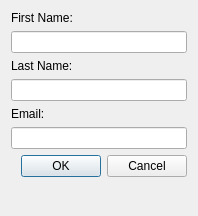
<?xml version="1.0" encoding="UTF-8"?>
<ui version="4.0">
 <class>Dialog</class>
 <widget class="QDialog" name="Dialog">
  <property name="geometry">
   <rect>
    <x>0</x>
    <y>0</y>
    <width>198</width>
    <height>216</height>
   </rect>
  </property>
  <property name="windowTitle">
   <string>Add New Contact</string>
  </property>
  <layout class="QFormLayout" name="formLayout">
   <item row="0" column="0">
    <widget class="QLabel" name="label">
     <property name="text">
      <string>First Name:</string>
     </property>
    </widget>
   </item>
   <item row="2" column="0">
    <widget class="QLabel" name="label_2">
     <property name="text">
      <string>Last Name:</string>
     </property>
    </widget>
   </item>
   <item row="4" column="0">
    <widget class="QLabel" name="label_3">
     <property name="text">
      <string>Email: </string>
     </property>
    </widget>
   </item>
   <item row="5" column="0" colspan="2">
    <widget class="QLineEdit" name="lineEditEmail"/>
   </item>
   <item row="3" column="0" colspan="2">
    <widget class="QLineEdit" name="lineEditLastName"/>
   </item>
   <item row="1" column="0" colspan="2">
    <widget class="QLineEdit" name="lineEditFirstName"/>
   </item>
   <item row="6" column="0" colspan="2">
    <widget class="QDialogButtonBox" name="buttonBox">
     <property name="orientation">
      <enum>Qt::Horizontal</enum>
     </property>
     <property name="standardButtons">
      <set>QDialogButtonBox::Cancel|QDialogButtonBox::Ok</set>
     </property>
    </widget>
   </item>
  </layout>
 </widget>
 <resources/>
 <connections>
  <connection>
   <sender>buttonBox</sender>
   <signal>accepted()</signal>
   <receiver>Dialog</receiver>
   <slot>accept()</slot>
   <hints>
    <hint type="sourcelabel">
     <x>248</x>
     <y>254</y>
    </hint>
    <hint type="destinationlabel">
     <x>157</x>
     <y>274</y>
    </hint>
   </hints>
  </connection>
  <connection>
   <sender>buttonBox</sender>
   <signal>rejected()</signal>
   <receiver>Dialog</receiver>
   <slot>reject()</slot>
   <hints>
    <hint type="sourcelabel">
     <x>316</x>
     <y>260</y>
    </hint>
    <hint type="destinationlabel">
     <x>286</x>
     <y>274</y>
    </hint>
   </hints>
  </connection>
 </connections>
</ui>
